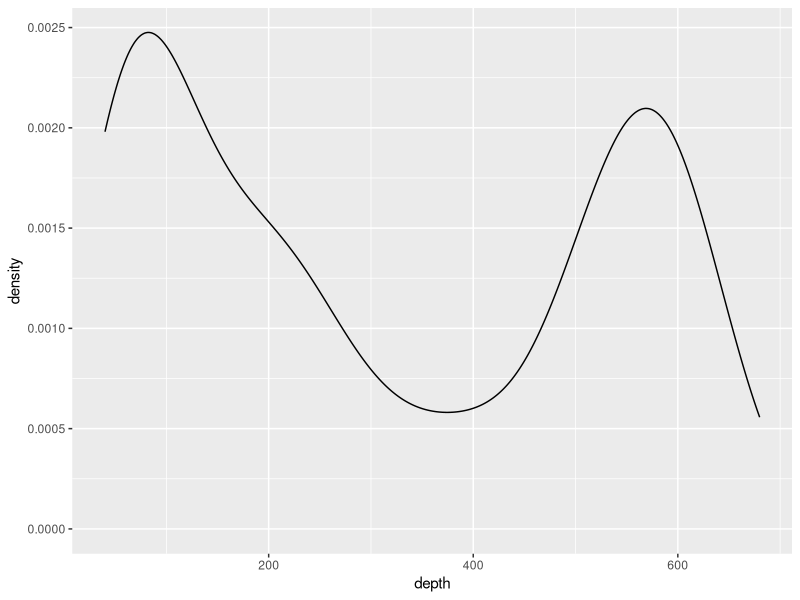
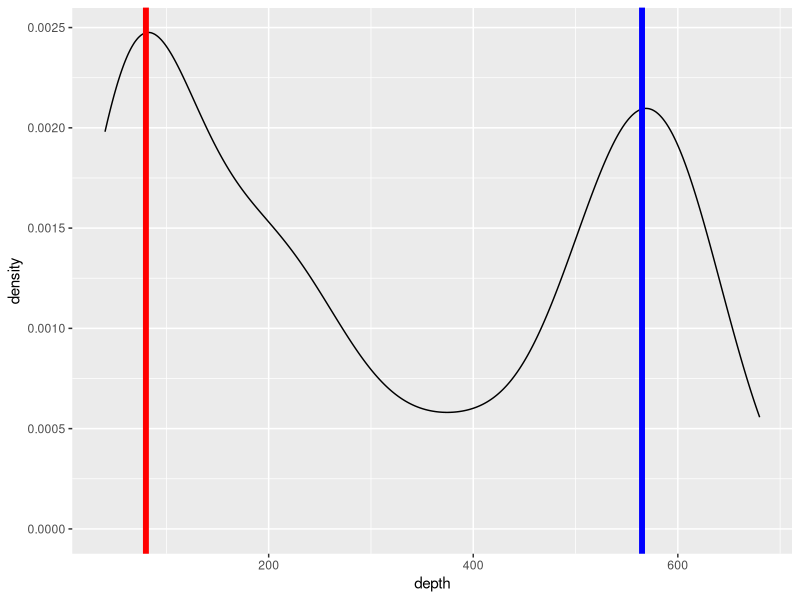
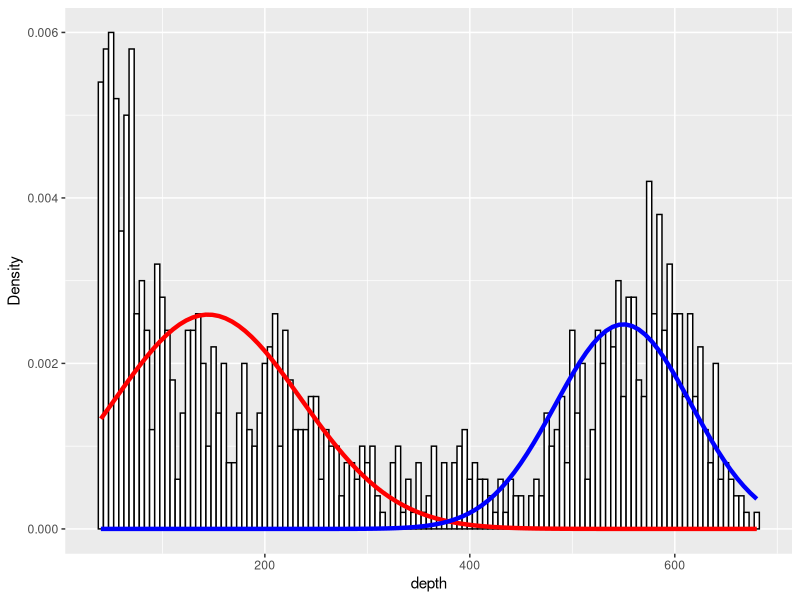
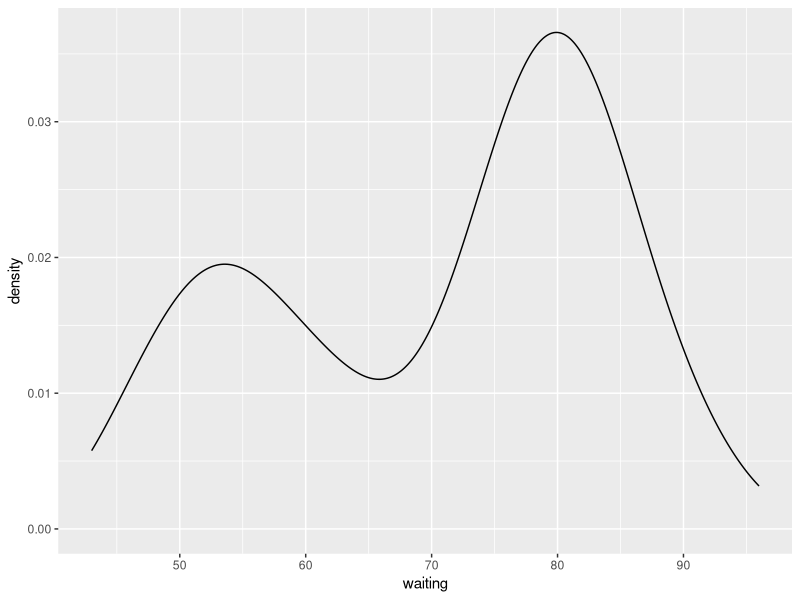
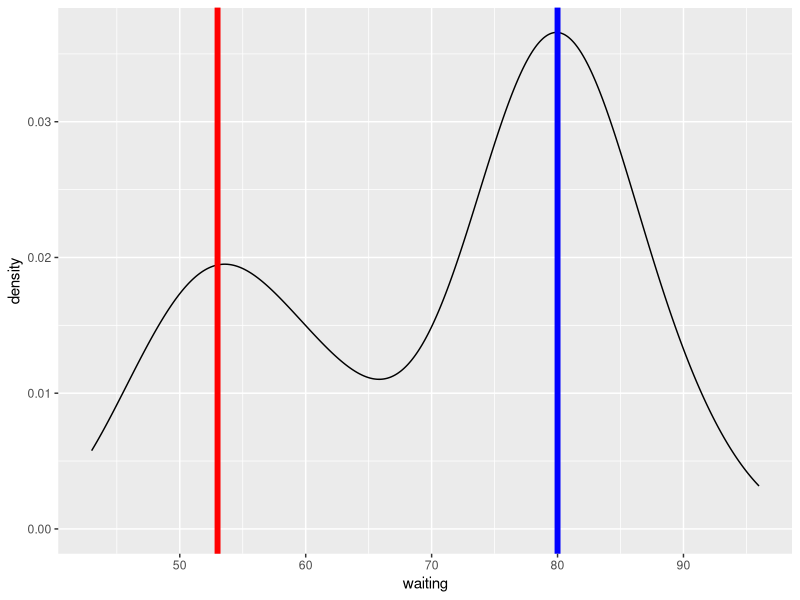
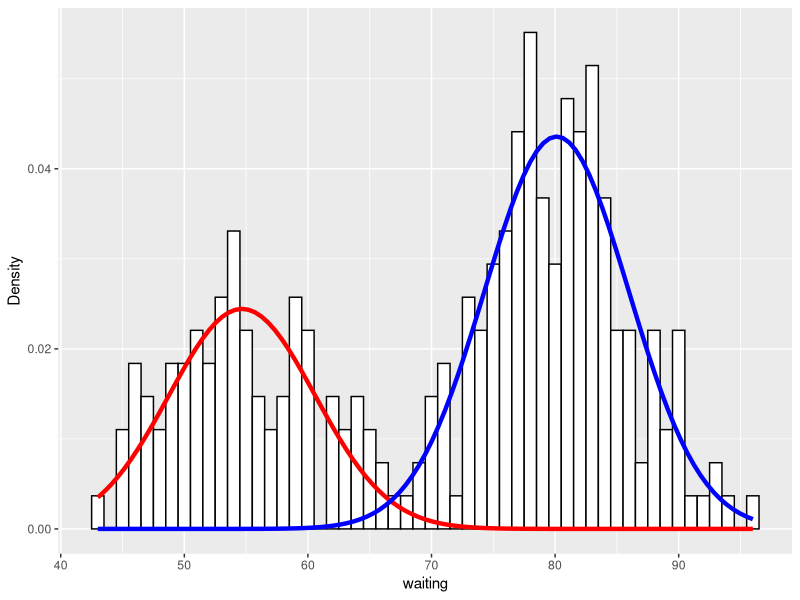

Generate these figures, in order, with R:
####      Exercise 5      #####

### Preamble ####



library(tidyverse)
library("ggplot2")
library("dplyr")


#####





em_mixture <- function(params,X,clusters = 2,tol = .00001,maxits  = 100,showits = TRUE){
  
  # Arguments are starting parameters (means, covariances, cluster probability),
  # data, number of clusters desired, tolerance, maximum iterations, and whether
  # to show iterations
  
  # Starting points
  N     = nrow(X)
  nams  = names(params)
  mu    = params$mu
  var   = params$var
  probs = params$probs
  
  # Other initializations
  # initialize cluster 'responsibilities', i.e. probability of cluster
  # membership for each observation i
  ri = matrix(0, ncol = clusters, nrow = N) 
  it = 0
  converged = FALSE
  
  if (showits)                                  # Show iterations
    cat(paste("Iterations of EM:", "\n"))
  
  while ((!converged) & (it < maxits)) {
    probsOld = probs
    #muOld = mu
    #varOld = var
    llOld = ll
    riOld = ri
    
    # E
    # Compute responsibilities
    for (k in 1:clusters){
      ri[, k] = probs[k] * dnorm(X, mu[k], sd = sqrt(var[k]), log = FALSE)
    }
    
    ri = ri/rowSums(ri)
    
    # M
    rk = colSums(ri)           # rk is the weighted average cluster membership size
    probs = rk/N
    #mu = (t(X) %*% ri) / rk    
    #var = (t(X^2) %*% ri) / rk - mu^2
    for (k in 1:clusters){
      varmat = matrix(0, ncol = ncol(X), nrow = ncol(X))    # initialize to sum matrices
      
      for (i in 1:N){
        varmat = varmat + ri[i,k] * X[i,]%*%t(X[i,])
      }
      
      mu[k]   = (t(X) %*% ri[,k]) / rk[k]
      var[[k]] =  varmat/rk[k] - mu[k]%*%t(mu[k])
      
      ll[k] = -.5*sum( ri[,k] * dnorm(X, mu[k], var[k], log = TRUE) )
    }
    
    ll = sum(ll)
    
    # compare old to current for convergence
    parmlistold =  c(llOld, probsOld)           # c(muOld, unlist(varOld), probsOld)
    parmlistcurrent = c(ll, probs)              # c(mu, unlist(var), probs)
    it = it + 1
    
    # if showits true, & it =1 or modulo of 5 print message
    if (showits & it == 1 | it%%5 == 0)         
      cat(paste(format(it), "...", "\n", sep = ""))
    
    converged = min(abs(parmlistold - parmlistcurrent)) <= tol
  }
  
  clust = which(round(ri) == 1, arr.ind = TRUE)        # create cluster membership
  clust = clust[order(clust[,1]), 2]            # order accoring to row rather than cluster
  
  
  out = list(
    probs   = probs,
    mu      = mu,
    var     = var,
    resp    = ri,
    cluster = clust
  )
  
  out
}



em_mixture <- function(params, X, clusters = 2, tol = .00001, maxits   = 100, showits  = TRUE){
  
  # Arguments are 
  # params: starting parameters (means, covariances, cluster probability)
  # X: data 
  # clusters: number of clusters desired
  # tol: tolerance
  # maxits: maximum iterations
  # showits: whether to show iterations
  
  #require(mvtnorm)
  # Starting points
  N     = nrow(X)
  mu    = params$mu
  var   = params$var
  probs = params$probs
  
  # initializations
  
  # cluster 'responsibilities', i.e. probability of cluster membership for each
  # observation i
  ri = matrix(0, ncol=clusters, nrow=N)       
  ll = 0                                        # log likelihood
  it = 0                                        # iteration count
  converged = FALSE                             # convergence
  
  # Show iterations if showits == true
  if (showits)                                  
    cat(paste("Iterations of EM:", "\n"))
  
  while (!converged & it < maxits) { 
    probsOld = probs
    # muOld = mu                # Use direct values or loglike for convergence check
    # varOld = var
    llOld = ll
    riOld = ri
    
    ### E
    # Compute responsibilities
    for (k in 1:clusters){
      ri[,k] = probs[k] * dmvnorm(X, mu[k, ], sigma = var[[k]], log = FALSE)
    }
    
    ri = ri/rowSums(ri)
    
    ### M
    rk = colSums(ri)            # rk is weighted average cluster membership size
    probs = rk/N
    
    for (k in 1:clusters){
      varmat = matrix(0, ncol = ncol(X), nrow = ncol(X))    # initialize to sum matrices
      
      for (i in 1:N){
        varmat = varmat + ri[i,k] * X[i,]%*%t(X[i,])
      }
      
      mu[k,]   = (t(X) %*% ri[,k]) / rk[k]
      var[[k]] =  varmat/rk[k] - mu[k,]%*%t(mu[k,])
      
      ll[k] = -.5*sum( ri[,k] * dmvnorm(X, mu[k,], sigma = var[[k]], log = TRUE) )
    }
    
    ll = sum(ll)
    
    # compare old to current for convergence
    parmlistold =  c(llOld, probsOld)           # c(muOld, unlist(varOld), probsOld)
    parmlistcurrent = c(ll, probs)              # c(mu, unlist(var), probs)
    it = it + 1
    
    # if showits true, & it =1 or modulo of 5 print message
    if (showits & it == 1 | it%%5 == 0)         
      cat(paste(format(it), "...", "\n", sep = ""))
    
    converged = min(abs(parmlistold - parmlistcurrent)) <= tol
  }
  
  clust = which(round(ri) == 1, arr.ind = TRUE)        # create cluster membership
  clust = clust[order(clust[,1]), 2]            # order accoring to row rather than cluster
  
  
  list(
    probs   = probs,
    mu      = mu,
    var     = var,
    resp    = ri,
    cluster = clust,
    ll      = ll
  )
}



em_mixture <- function(params,X,clusters = 2,tol = .00001,maxits  = 100,showits = TRUE){
  
  # Arguments are starting parameters (means, covariances, cluster probability),
  # data, number of clusters desired, tolerance, maximum iterations, and whether
  # to show iterations
  
  # Starting points
  N     = nrow(X)
  nams  = names(params)
  mu    = params$mu
  var   = params$var
  probs = params$probs
  
  # Other initializations
  # initialize cluster 'responsibilities', i.e. probability of cluster
  # membership for each observation i
  ri = matrix(0, ncol = clusters, nrow = N) 
  ll = 0                                        # log likelihood
  it = 0
  converged = FALSE
  
  if (showits)                                  # Show iterations
    cat(paste("Iterations of EM:", "\n"))
  
  while ((!converged) & (it < maxits)) {
    probsOld = probs
    #muOld = mu
    #varOld = var
    llOld = ll
    riOld = ri
    # E
    # Compute responsibilities
    for (k in 1:clusters){
      ri[, k] = probs[k] * dnorm(X, mu[k], sd = sqrt(var[k]), log = FALSE)
    }
    
    ri = ri/rowSums(ri)
    
    
    ### M
    rk = colSums(ri)            # rk is weighted average cluster membership size
    probs = rk/N
    ######diff
    #mu = (t(X) %*% ri) / rk    
    #var = (t(X^2) %*% ri) / rk - mu^2
    ################00000000000000000000000000000000000000000000000000000000000000000000000000    
    # could do mu and var via log likelihood here, but this is more straightforward
    
    for (k in 1:clusters){
      varmat = matrix(0, ncol = ncol(X), nrow = ncol(X))    # initialize to sum matrices
      
      for (i in 1:N){
        varmat = varmat + ri[i,k] * X[i,]%*%t(X[i,])
      }
      
      mu[k]   = (t(X) %*% ri[,k]) / rk[k]
      var[[k]] =  varmat/rk[k] - mu[k]%*%t(mu[k])
      
      ll[k] = -.5*sum( ri[,k] * dnorm(X, mu[k], var[k], log = TRUE) )
    }
    
    ll = sum(ll)
    
    # compare old to current for convergence
    parmlistold =  c(llOld, probsOld)           # c(muOld, unlist(varOld), probsOld)
    parmlistcurrent = c(ll, probs)              # c(mu, unlist(var), probs)
    it = it + 1
    
    # if showits true, & it =1 or modulo of 5 print message
    if (showits & it == 1 | it%%5 == 0)         
      cat(paste(format(it), "...", "\n", sep = ""))
    
    converged = min(abs(parmlistold - parmlistcurrent)) <= tol
  }
  
  clust = which(round(ri) == 1, arr.ind = TRUE)        # create cluster membership
  clust = clust[order(clust[,1]), 2]            # order accoring to row rather than cluster
  
  
  out = list(
    probs   = probs,
    mu      = mu,
    var     = var,
    resp    = ri,
    cluster = clust
  )
  
  out

}





plot_mix_comps <- function(x, mu, sigma, lam) {
  lam * dnorm(x, mu, sigma)
}



###### quakes data set is in base R######
data(quakes)

head(quakes)
depth = as.matrix(quakes[, 3, drop = FALSE])
options(scipen = 999)

p1 <- ggplot(quakes, aes(x = depth)) +
  geom_density()
p1
p1 + 
  geom_vline(xintercept = 80, col = "red", size = 2) + 
  geom_vline(xintercept = 565, col = "blue", size = 2)


#########starting values 
d_depth = sd(quakes$depth)
m1_depth = mean(quakes$depth) - (d_depth/2)
m2_depth=  mean(quakes$depth) + (d_depth/2)

start_values_depth = list(mu = c(m1_depth, m2_depth),
                          var = c(d_depth, d_depth),
                          probs = c(.5, .5))


#start_values_1 = list(mu = c(50, 90),
#                  var = c(1, 115),
#                  probs = c(.5, .5))
#mix_erupt   = em_mixture(start_values_1, X = eruptions,  tol = 1e-8)  

mix_waiting_depth = em_mixture(start_values_depth, X = depth, tol = 1e-3)




#data.frame(x = waiting) %>%
ggplot(quakes, aes(x = depth)) +
  geom_histogram(aes(x= depth, ..density..), binwidth = 5, colour = "black", 
                 fill = "white") +
  stat_function(geom = "line", fun = plot_mix_comps,
                args = list(mix_waiting_depth$mu[1], sqrt(mix_waiting_depth$var[1]), lam = mix_waiting_depth$probs[1]),
                colour = "red", lwd = 1.5) +
  stat_function(geom = "line", fun = plot_mix_comps,
                args = list(mix_waiting_depth$mu[2], sqrt(mix_waiting_depth$var[2]), lam = mix_waiting_depth$probs[2]),
                colour = "blue", lwd = 1.5) +
  ylab("Density")







####### faithful data set is in base R########
data(faithful)

head(faithful)
waiting = as.matrix(faithful[, 2, drop = FALSE])
options(scipen = 999)

p2 <- ggplot(faithful, aes(x = waiting)) +
  geom_density()
p2
p2 + 
  geom_vline(xintercept = 53, col = "red", size = 2) + 
  geom_vline(xintercept = 80, col = "blue", size = 2)





#########starting values 
d_faith = sd(faithful$waiting)
m1_faith = mean(faithful$waiting) - (d_faith/2)
m2_faith=  mean(faithful$waiting) + (d_faith/2)

start_values_faith = list(mu = c(m1_faith, m2_faith),
                      var = c(d_faith, d_faith),
                      probs = c(.5, .5))


#start_values_1 = list(mu = c(50, 90),
#                  var = c(1, 115),
#                  probs = c(.5, .5))
#mix_erupt   = em_mixture(start_values_1, X = eruptions,  tol = 1e-8)  

mix_waiting_faith = em_mixture(start_values_faith, X = waiting, tol = 1e-3)

#data.frame(x = waiting) %>%
ggplot(faithful, aes(x = waiting)) +
  geom_histogram(aes(x= waiting, ..density..), binwidth = 1, colour = "black", 
                 fill = "white") +
  stat_function(geom = "line", fun = plot_mix_comps,
                args = list(mix_waiting_faith$mu[1], sqrt(mix_waiting_faith$var[1]), lam = mix_waiting_faith$probs[1]),
                colour = "red", lwd = 1.5) +
  stat_function(geom = "line", fun = plot_mix_comps,
                args = list(mix_waiting_faith$mu[2], sqrt(mix_waiting_faith$var[2]), lam = mix_waiting_faith$probs[2]),
                colour = "blue", lwd = 1.5) +
  ylab("Density")

